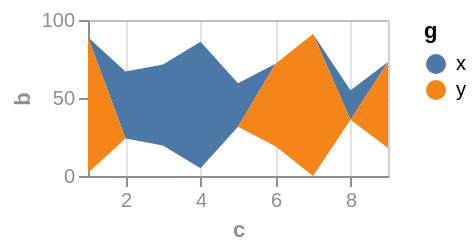

Here is the Vega-Lite specification saved for this chart:
### Vega specification from a JSON file in a GitHub repository (floating-point values rounded to 4 significant figures)
{"$schema": "https://vega.github.io/schema/vega/v6.json", "background": null, "padding": 5, "width": 150, "height": 78, "style": "cell", "data": [{"name": "source_0", "values": [{"a": "A", "b": 28, "c": 5, "g": "x"}, {"a": "B", "b": 55, "c": 9, "g": "y"}, {"a": "C", "b": 43, "c": 2, "g": "x"}, {"a": "D", "b": 91, "c": 7, "g": "y"}, {"a": "E", "b": 81, "c": 4, "g": "x"}, {"a": "F", "b": 53, "c": 6, "g": "y"}, {"a": "G", "b": 19, "c": 8, "g": "x"}, {"a": "H", "b": 87, "c": 1, "g": "y"}, {"a": "I", "b": 52, "c": 3, "g": "x"}]}, {"name": "data_0", "source": "source_0", "transform": [{"type": "formula", "expr": "toNumber(datum[\"c\"])", "as": "c"}, {"type": "impute", "field": "b", "groupby": ["g"], "key": "c", "method": "value", "value": 0}, {"type": "stack", "groupby": ["c"], "field": "b", "sort": {"field": ["g"], "order": ["descending"]}, "as": ["b_start", "b_end"], "offset": "center"}]}], "marks": [{"name": "pathgroup", "type": "group", "from": {"facet": {"name": "faceted_path_main", "data": "data_0", "groupby": ["g"]}}, "encode": {"update": {"width": {"field": {"group": "width"}}, "height": {"field": {"group": "height"}}}}, "marks": [{"name": "marks", "type": "area", "style": ["area"], "sort": {"field": "x"}, "from": {"data": "faceted_path_main"}, "encode": {"update": {"orient": {"value": "vertical"}, "fill": {"scale": "color", "field": "g"}, "description": {"signal": "\"c: \" + (format(datum[\"c\"], \"\")) + \"; b: \" + (format(datum[\"b\"], \"\")) + \"; g: \" + (isValid(datum[\"g\"]) ? isArray(datum[\"g\"]) ? join(datum[\"g\"], ' ') : datum[\"g\"] : \"\"+datum[\"g\"])"}, "x": {"scale": "x", "field": "c"}, "y": {"scale": "y", "field": "b_end"}, "y2": {"scale": "y", "field": "b_start"}, "defined": {"signal": "isValid(datum[\"c\"]) && isFinite(+datum[\"c\"]) && isValid(datum[\"b\"]) && isFinite(+datum[\"b\"])"}}}}]}], "scales": [{"name": "x", "type": "linear", "domain": {"data": "data_0", "field": "c"}, "range": [0, {"signal": "width"}], "nice": true, "zero": false}, {"name": "y", "type": "linear", "domain": {"data": "data_0", "fields": ["b_start", "b_end"]}, "range": [{"signal": "height"}, 0], "nice": true, "zero": true}, {"name": "color", "type": "ordinal", "domain": {"data": "data_0", "field": "g", "sort": true}, "range": "category"}], "axes": [{"scale": "x", "orient": "bottom", "gridScale": "y", "grid": true, "tickCount": {"signal": "ceil(width/40)"}, "domain": false, "labels": false, "aria": false, "maxExtent": 0, "minExtent": 0, "ticks": false, "zindex": 0}, {"scale": "y", "orient": "left", "gridScale": "x", "grid": true, "tickCount": {"signal": "ceil(height/40)"}, "domain": false, "labels": false, "aria": false, "maxExtent": 0, "minExtent": 0, "ticks": false, "zindex": 0}, {"scale": "x", "orient": "bottom", "grid": false, "title": "c", "labelFlush": true, "labelOverlap": true, "tickCount": {"signal": "ceil(width/40)"}, "zindex": 0}, {"scale": "y", "orient": "left", "grid": false, "title": "b", "labelOverlap": true, "tickCount": {"signal": "ceil(height/40)"}, "zindex": 0}], "legends": [{"fill": "color", "symbolType": "circle", "title": "g"}], "config": {"axis": {"labelColor": "#8a8f98", "titleColor": "#8a8f98", "domainColor": "#8a8f98", "tickColor": "#8a8f98", "gridColor": "#8a8f98", "gridOpacity": 0.25}, "style": {"cell": {"stroke": "#8a8f98", "strokeOpacity": 0.4}}}}
